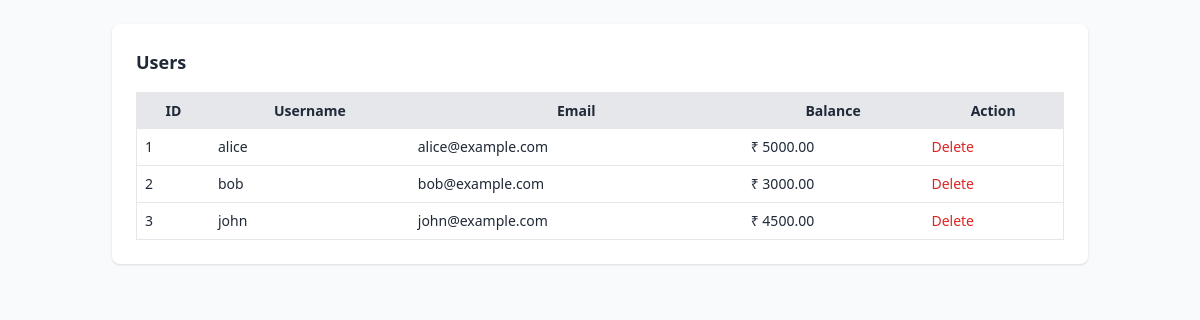
/admin/users.php, run on the app's committed database.
### tables this page shows
CREATE TABLE IF NOT EXISTS accounts (
    id INT AUTO_INCREMENT PRIMARY KEY,
    user_id INT NOT NULL,
    balance DECIMAL(10,2) NOT NULL DEFAULT 1000.00,
    FOREIGN KEY (user_id) REFERENCES users(id)
);

CREATE TABLE IF NOT EXISTS users (
    id INT AUTO_INCREMENT PRIMARY KEY,
    username VARCHAR(255) NOT NULL UNIQUE,
    password VARCHAR(255) NOT NULL,
    email VARCHAR(255),
    created_at TIMESTAMP DEFAULT CURRENT_TIMESTAMP
);

### admin/users.php (the view, shortened to what this page needs)
<?php
include("../includes/db.php");
$sql = "
    SELECT
        u.id,
        u.username,
        u.email,
        a.balance
    FROM users u
    LEFT JOIN accounts a ON u.id = a.user_id
    ORDER BY u.id ASC
";
$res = mysqli_query($conn, $sql);
?>
<!doctype html>
<html lang="en" class="light">
<head>
  <script src="https://cdn.tailwindcss.com"></script>
  <link rel="stylesheet" href="../css/style.css">
</head>
<body class="bg-gray-50 dark:bg-gray-900 min-h-screen text-gray-800 dark:text-gray-100">
<div class="max-w-5xl mx-auto p-6">
  <div class="bg-white dark:bg-gray-800 shadow rounded-lg p-6">
    <h1 class="text-lg font-semibold">Users</h1>
    <table class="w-full mt-4 text-sm border">
      <thead class="bg-gray-200 dark:bg-gray-700">
        <tr>
          <th class="p-2">ID</th>
          <th class="p-2">Username</th>
          <th class="p-2">Email</th>
          <th class="p-2">Balance</th>
          <th class="p-2">Action</th>
        </tr>
      </thead>
      <tbody>
      <?php
      if ($res && mysqli_num_rows($res) > 0) {
          while ($u = mysqli_fetch_assoc($res)) {
              echo "<tr class='border-b dark:border-gray-700'>";
              echo "<td class='p-2'>" . intval($u['id']) . "</td>";
              echo "<td class='p-2'>" . htmlspecialchars($u['username']) . "</td>";
              echo "<td class='p-2'>" . htmlspecialchars($u['email']) . "</td>";
              echo "<td class='p-2'>₹ " . htmlspecialchars($u['balance']) . "</td>";
              echo "<td class='p-2'><a href='users.php?delete=" . intval($u['id']) . "' class='text-red-600'>Delete</a></td>";
              echo "</tr>";
          }
      } else {
          echo "<tr><td colspan='5' class='text-sm text-gray-500 p-2'>No users found.</td></tr>";
      }
      ?>
      </tbody>
    </table>
  </div>
</div>
</body>
</html>

### css/style.css (style rules this page uses)
* { transition: background-color 0.15s ease, color 0.15s ease; }
html.light { color-scheme: light; }

### data on the page
accounts: user "1", user.username "alice", user.email "alice@example.com", balance "5000.00"
accounts: user "2", user.username "bob", user.email "bob@example.com", balance "3000.00"
accounts: user "3", user.username "john", user.email "john@example.com", balance "4500.00"
